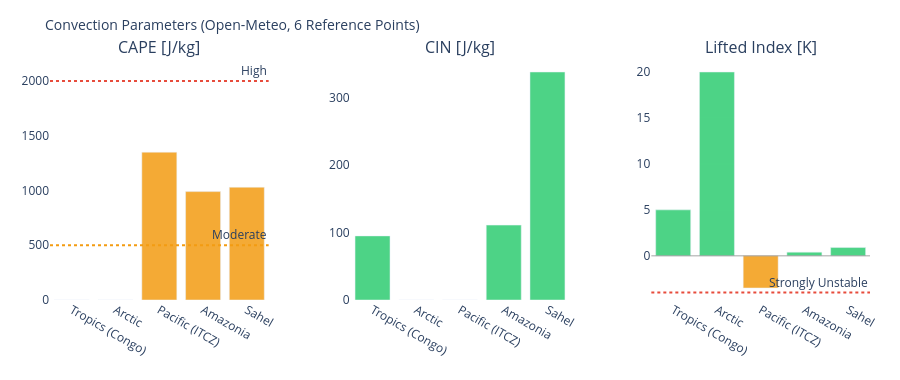

Notebook cell for this chart:
### Markdown cell above
---
## 3. Visualizations

### Code cell
# ============================================================
# CAPE / CIN / LIFTED INDEX – Convection potential
# ============================================================

if not df_atm.empty:
    fig = make_subplots(
        rows=1, cols=3,
        subplot_titles=['CAPE [J/kg]', 'CIN [J/kg]', 'Lifted Index [K]'],
        horizontal_spacing=0.1
    )
    pts = df_atm['point'].tolist()
    pt_colors = ['#E85D24','#185FA5','#888780','#378ADD','#639922','#F2A623']

    # CAPE – höher = mehr Gewitterpotential
    cape_vals = df_atm['cape'].fillna(0).tolist()
    cape_colors = ['#e74c3c' if v > 2000 else '#f39c12' if v > 500 else '#2ecc71'
                   for v in cape_vals]
    fig.add_trace(go.Bar(x=pts, y=cape_vals, marker_color=cape_colors,
                         opacity=0.85, showlegend=False), row=1, col=1)
    fig.add_hline(y=2000, line_dash='dot', line_color='#e74c3c',
                  annotation_text='High', row=1, col=1)
    fig.add_hline(y=500,  line_dash='dot', line_color='#f39c12',
                  annotation_text='Moderate', row=1, col=1)

    # CIN – negativer = stärker gedeckelt (weniger Auslöse)
    cin_vals = df_atm['cin'].fillna(0).tolist()
    cin_colors = ['#e74c3c' if v < -200 else '#f39c12' if v < -50 else '#2ecc71'
                  for v in cin_vals]
    fig.add_trace(go.Bar(x=pts, y=cin_vals, marker_color=cin_colors,
                         opacity=0.85, showlegend=False), row=1, col=2)

    # Lifted Index – negativ = instabil
    li_vals = df_atm['li'].fillna(0).tolist()
    li_colors = ['#e74c3c' if v < -4 else '#f39c12' if v < 0 else '#2ecc71'
                 for v in li_vals]
    fig.add_trace(go.Bar(x=pts, y=li_vals, marker_color=li_colors,
                         opacity=0.85, showlegend=False), row=1, col=3)
    fig.add_hline(y=0, line_color='gray', line_width=0.7, row=1, col=3)
    fig.add_hline(y=-4, line_dash='dot', line_color='#e74c3c',
                  annotation_text='Strongly Unstable', row=1, col=3)

    fig.update_layout(
        title=dict(text='Convection Parameters (Open-Meteo, 6 Reference Points)', font=dict(size=14)),
        height=380, plot_bgcolor='rgba(0,0,0,0)', paper_bgcolor='rgba(0,0,0,0)',
        margin=dict(l=50, r=30, t=60, b=80)
    )
    fig.update_xaxes(tickangle=30)
    fig.show()

### Figure 1 — Plotly figure (JSON) as saved in the notebook; plotly's stock layout.template omitted (floating-point values rounded to 4 significant figures)
{"data": [{"marker": {"color": ["#2ecc71", "#2ecc71", "#f39c12", "#f39c12", "#f39c12"]}, "opacity": 0.85, "showlegend": false, "type": "bar", "x": ["Tropics (Congo)", "Arctic", "Pacific (ITCZ)", "Amazonia", "Sahel"], "xaxis": "x", "y": [0.0, 0.0, 1350.0, 990.0, 1030.0], "yaxis": "y"}, {"marker": {"color": ["#2ecc71", "#2ecc71", "#2ecc71", "#2ecc71", "#2ecc71"]}, "opacity": 0.85, "showlegend": false, "type": "bar", "x": ["Tropics (Congo)", "Arctic", "Pacific (ITCZ)", "Amazonia", "Sahel"], "xaxis": "x2", "y": [95.0, 0.0, 0.0, 111.0, 338.0], "yaxis": "y2"}, {"marker": {"color": ["#2ecc71", "#2ecc71", "#f39c12", "#2ecc71", "#2ecc71"]}, "opacity": 0.85, "showlegend": false, "type": "bar", "x": ["Tropics (Congo)", "Arctic", "Pacific (ITCZ)", "Amazonia", "Sahel"], "xaxis": "x3", "y": [5.0, 20.0, -3.5, 0.4, 0.9], "yaxis": "y3"}], "layout": {"annotations": [{"font": {"size": 16}, "showarrow": false, "text": "CAPE [J/kg]", "x": 0.1333, "xanchor": "center", "xref": "paper", "y": 1.0, "yanchor": "bottom", "yref": "paper"}, {"font": {"size": 16}, "showarrow": false, "text": "CIN [J/kg]", "x": 0.5, "xanchor": "center", "xref": "paper", "y": 1.0, "yanchor": "bottom", "yref": "paper"}, {"font": {"size": 16}, "showarrow": false, "text": "Lifted Index [K]", "x": 0.8667, "xanchor": "center", "xref": "paper", "y": 1.0, "yanchor": "bottom", "yref": "paper"}, {"showarrow": false, "text": "High", "x": 1, "xanchor": "right", "xref": "x domain", "y": 2000, "yanchor": "bottom", "yref": "y"}, {"showarrow": false, "text": "Moderate", "x": 1, "xanchor": "right", "xref": "x domain", "y": 500, "yanchor": "bottom", "yref": "y"}, {"showarrow": false, "text": "Strongly Unstable", "x": 1, "xanchor": "right", "xref": "x3 domain", "y": -4, "yanchor": "bottom", "yref": "y3"}], "height": 380, "margin": {"b": 80, "l": 50, "r": 30, "t": 60}, "paper_bgcolor": "rgba(0,0,0,0)", "plot_bgcolor": "rgba(0,0,0,0)", "shapes": [{"line": {"color": "#e74c3c", "dash": "dot"}, "type": "line", "x0": 0, "x1": 1, "xref": "x domain", "y0": 2000, "y1": 2000, "yref": "y"}, {"line": {"color": "#f39c12", "dash": "dot"}, "type": "line", "x0": 0, "x1": 1, "xref": "x domain", "y0": 500, "y1": 500, "yref": "y"}, {"line": {"color": "gray", "width": 0.7}, "type": "line", "x0": 0, "x1": 1, "xref": "x3 domain", "y0": 0, "y1": 0, "yref": "y3"}, {"line": {"color": "#e74c3c", "dash": "dot"}, "type": "line", "x0": 0, "x1": 1, "xref": "x3 domain", "y0": -4, "y1": -4, "yref": "y3"}], "title": {"font": {"size": 14}, "text": "Convection Parameters (Open-Meteo, 6 Reference Points)"}, "xaxis": {"anchor": "y", "domain": [0.0, 0.2667], "tickangle": 30}, "xaxis2": {"anchor": "y2", "domain": [0.3667, 0.6333], "tickangle": 30}, "xaxis3": {"anchor": "y3", "domain": [0.7333, 1.0], "tickangle": 30}, "yaxis": {"anchor": "x", "domain": [0.0, 1.0]}, "yaxis2": {"anchor": "x2", "domain": [0.0, 1.0]}, "yaxis3": {"anchor": "x3", "domain": [0.0, 1.0]}}}
